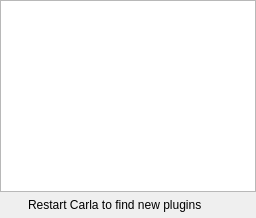
             <widget class="QWidget" name="tw_paths_lv2">
              <layout class="QGridLayout" name="gridLayout">
               <property name="leftMargin">
                <number>0</number>
               </property>
               <property name="topMargin">
                <number>0</number>
               </property>
               <property name="rightMargin">
                <number>0</number>
               </property>
               <property name="bottomMargin">
                <number>6</number>
               </property>
               <item row="0" column="0" colspan="2">
                <widget class="QListWidget" name="lw_lv2"/>
               </item>
               <item row="1" column="0">
                <widget class="QLabel" name="label_4">
                 <property name="maximumSize">
                  <size>
                   <width>22</width>
                   <height>22</height>
                  </size>
                 </property>
                 <property name="text">
                  <string/>
                 </property>
                 <property name="pixmap">
                  <pixmap resource="../resources.qrc">:/16x16/dialog-information.svgz</pixmap>
                 </property>
                 <property name="scaledContents">
                  <bool>true</bool>
                 </property>
                 <property name="alignment">
                  <set>Qt::AlignRight|Qt::AlignTrailing|Qt::AlignVCenter</set>
                 </property>
                </widget>
               </item>
               <item row="1" column="1">
                <widget class="QLabel" name="label_5">
                 <property name="text">
                  <string>Restart Carla to find new plugins</string>
                 </property>
                </widget>
               </item>
              </layout>
             </widget>
